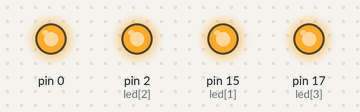
Recording of a sketch running on a simulated Arduino Uno, built with avr-gcc and run on an emulated ATmega328P. Parts: output pins drawn as LEDs (lit = HIGH).

Above: at 1.0 s.
At 2.5 s:
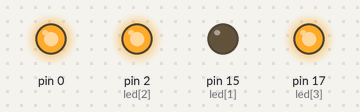
At 4.5 s:
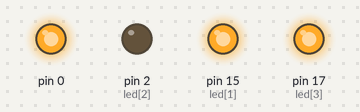
At 6.5 s:
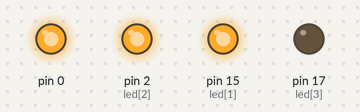
Timing chart, 0 to 10.4 s (numbered marks = the images above):
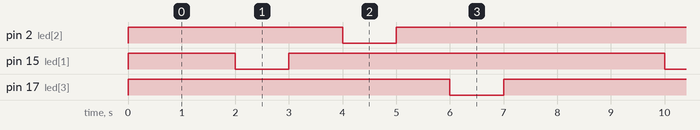

Measured:
- by itself, pin 2 (led[2]), pin 15 (led[1]), pin 17 (led[3]): alternates HIGH for 7.0 s and LOW for 1.0 s
- by itself, everything shown: repeats every 8.0 s, in 6 steps

The sketch:

while_loop.ino
```cpp
int led[]={12,15,2,17};

void setup() {
  pinMode(led[1] , OUTPUT);
  pinMode(led[2] , OUTPUT);
  pinMode(led[3] , OUTPUT);
  pinMode(led[4] , OUTPUT);
  digitalWrite(led[1] , HIGH);
  digitalWrite(led[2] , HIGH);
  digitalWrite(led[3] , HIGH);
  digitalWrite(led[4] , HIGH);

}

void loop() {
  int x=0;
  while(x < 4){
    digitalWrite(led[x] , LOW);
    delay(1000);
    digitalWrite(led[x] , HIGH);
    delay(1000);
    x++;
  }
}
```
